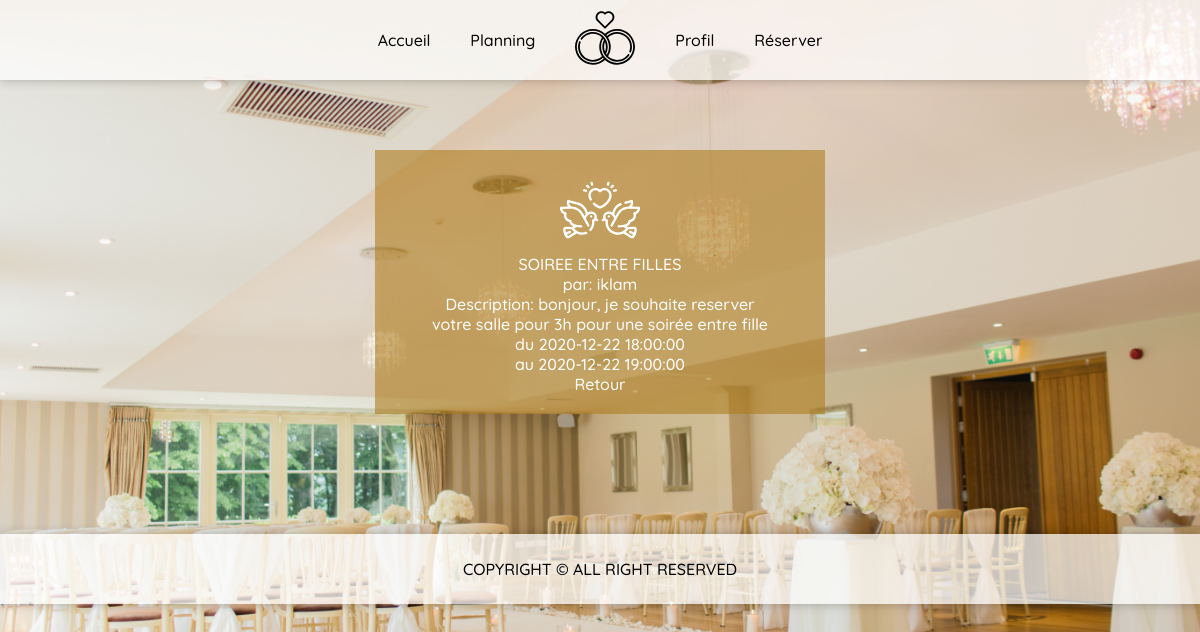
/pages/reservation.php?id=117 (signed in), run on the app's committed database.
### tables this page shows
CREATE TABLE `reservations` (
  `id` int(11) NOT NULL,
  `titre` varchar(255) NOT NULL,
  `description` text NOT NULL,
  `debut` datetime NOT NULL,
  `fin` datetime NOT NULL,
  `id_utilisateur` int(11) NOT NULL
);

CREATE TABLE `utilisateurs` (
  `id` int(11) NOT NULL,
  `login` varchar(255) NOT NULL,
  `password` varchar(255) NOT NULL
);

### pages/reservation.php (the view, shortened to what this page needs)
<?php
    include("db.php");
    $id_resa = $_GET['id'];
    $infoResa = $conn->prepare("SELECT * FROM reservations WHERE id = '$id_resa' ");
    $infoResa->execute();
    $infoResa = $infoResa->fetch(PDO::FETCH_ASSOC);
    $id_utilisateur = $infoResa['id_utilisateur'];
    $loginInfo = $conn->prepare("SELECT * FROM utilisateurs WHERE id = '$id_utilisateur' ");
    $loginInfo->execute();
    $loginInfo = $loginInfo->fetch(PDO::FETCH_ASSOC);
    $loginInfo = $loginInfo['login'];
?>
<!DOCTYPE html>
<html lang="fr">
<head>
    <link rel="stylesheet" href="../issets/css/styles.css">
</head>
<body>
    <header class="m_header">
        <nav>
            <a href="../index">Accueil</a>
            <a href="planning.php">Planning</a>
            <div>
                <u><img class="img1" src="../issets/images/wedding-ring.svg" alt="logo"></u>
            </div>
            <a href="profil.php">Profil</a>
            <a href="reservation-form.php">Réserver</a>
        </nav>
    </header>
    <main class="infoResa">
        <section>
           <?php
                echo "<div>";
                echo "<img class='img3' src='../issets/images/dove.svg' alt='logo'><br>";
                echo $infoResa['titre']."<br>";
                echo "par: $loginInfo<br>";
                echo "Description: ".$infoResa['description']."<br>";
                echo "du ". $infoResa['debut']."<br>";
                echo "au ". $infoResa['fin']."<br>";
                echo "<a href='planning.php'>Retour</a>";
                echo "</div>";
            ?>
        </section>
    </main>
    <footer>
        <p>COPYRIGHT © ALL RIGHT RESERVED</p>
    </footer>
</body>
</html>

### issets/css/styles.css (style rules this page uses)
* { margin: 0; padding: 0; }
a { text-decoration: none; color: inherit; }
body { background-image: url("../images/background.jpg"); font-family: 'Quicksand', sans-serif; background-repeat: no-repeat; background-attachment: fixed; background-position: center; background-size: cover; font-weight: 500; }
.m_header { box-shadow: 0px 0px 10px 0px #00000040; background-color: #ffffffb9; padding: 10px 0; }
.m_header nav { justify-content: center; align-items: center; display: flex; height: 60px; }
.m_header nav div { margin: 0 20px; width: 60px; }
.m_header div .img1 { height: 60px; width: 60px; }
.m_header a { margin: 0 20px; transition: 0.5s; }
footer { margin-top: 100px; height: 70px; box-shadow: 0px 0px 10px 0px #00000040; background-color: #ffffffb9; display: flex; align-items: center; justify-content: center; }
.infoResa section { margin-top: 50px; display: flex; flex-direction: column; align-items: center; }
.infoResa section div { background-color: #af7c1d98; color: white; text-align: center; padding: 20px 50px; width: 350px; margin: 20px; }
.infoResa section div .img3 { width: 80px; }

### data on the page
reservations: titre "SOIREE ENTRE FILLES", description "bonjour, je souhaite reserver votre salle pour 3h pour une soirée entre fille", debut "2020-12-22 18:00:00", fin "2020-12-22 19:00:00"
utilisateurs: login "iklam"
